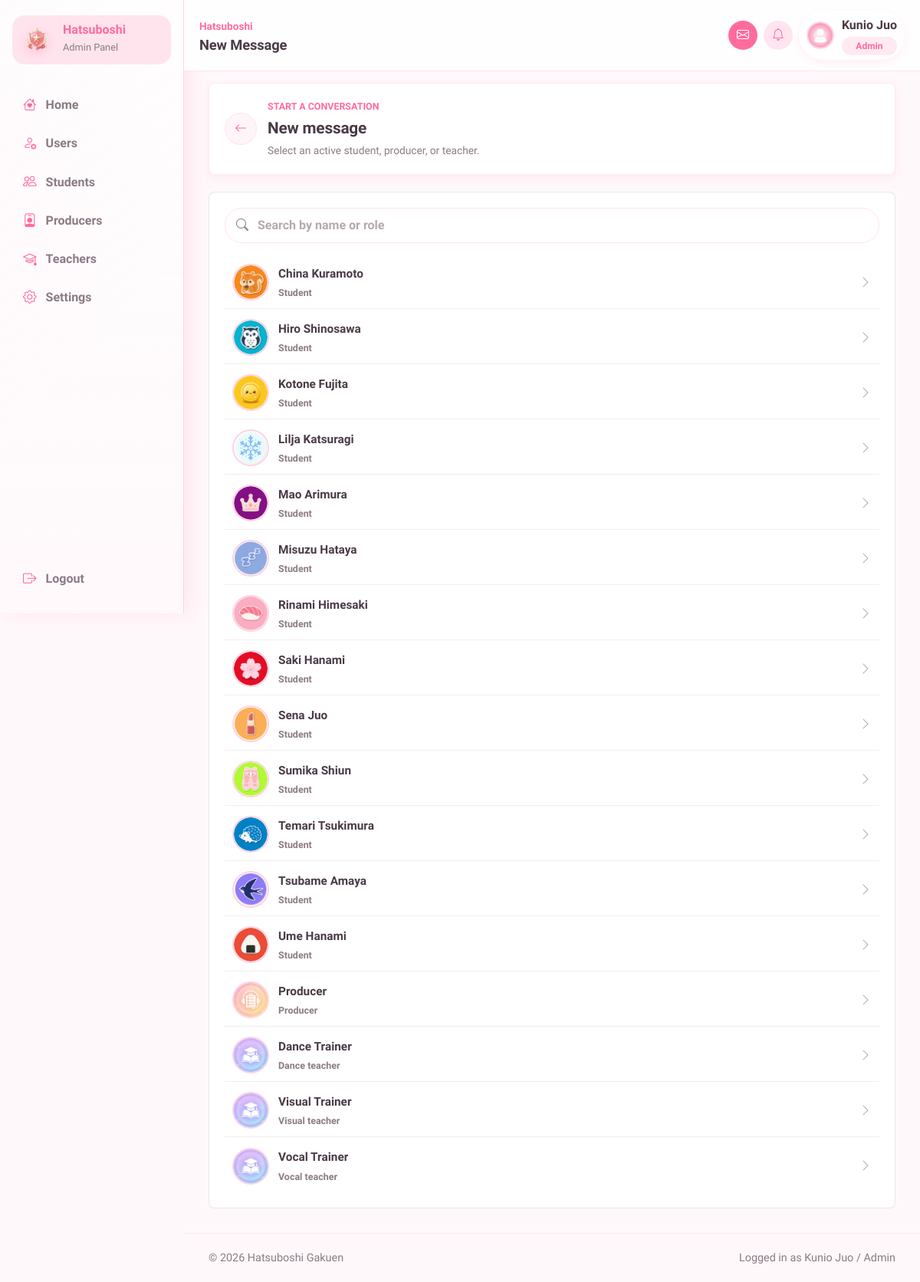
Screenshot of /messages/compose.php (signed in) with the database file from the repository.
### tables this page shows
CREATE TABLE `users` (
  `id` int(11) NOT NULL,
  `username` varchar(50) NOT NULL,
  `password` varchar(255) NOT NULL,
  `role` enum('admin','producer','teacher','student') NOT NULL,
  `avatar` varchar(255) DEFAULT NULL,
  `is_active` tinyint(1) NOT NULL DEFAULT 1,
  `created_at` datetime NOT NULL DEFAULT current_timestamp(),
  `updated_at` datetime NOT NULL DEFAULT current_timestamp() ON UPDATE current_timestamp(),
  `last_login` datetime DEFAULT NULL,
  `theme_primary_color` varchar(20) DEFAULT '#FF6B9D',
  `theme_secondary_color` varchar(20) DEFAULT '#FFB3D1'
);

CREATE TABLE `teachers` (
  `id` int(11) NOT NULL,
  `user_id` int(11) NOT NULL,
  `name` varchar(100) NOT NULL,
  `specialty` enum('vocal','dance','visual') NOT NULL
);

### includes/messages_helpers.php (called while the page is built, shortened)
<?php
function get_message_contacts(PDO $pdo, int $current_user_id): array
{
    $stmt = $pdo->prepare(
        'SELECT
            u.id,
            u.username,
            u.role,
            u.avatar,
            COALESCE(s.name, t.name, u.username) AS display_name,
            t.specialty
         FROM users u
         LEFT JOIN students s ON s.user_id = u.id
         LEFT JOIN teachers t ON t.user_id = u.id
         WHERE u.id <> ?
           AND u.is_active = 1
           AND u.role IN ("student", "producer", "teacher")
         ORDER BY
            FIELD(u.role, "student", "producer", "teacher"),
            display_name'
    );
    $stmt->execute([$current_user_id]);
    return $stmt->fetchAll();
}
function message_avatar_path(?string $avatar, ?string $role): string
{
    $avatar = trim((string) $avatar);
    $role = (string) $role;
    if ($avatar !== '') {
        return $role === 'student'
            ? '/gakumas-sms/assets/images/avatars/idols/' . rawurlencode($avatar)
            : '/gakumas-sms/assets/images/avatars/' . rawurlencode($avatar);
    }
    return match ($role) {
        'producer' => '/gakumas-sms/assets/images/avatars/default_producer.webp',
        'teacher' => '/gakumas-sms/assets/images/avatars/default_teacher.webp',
        default => '/gakumas-sms/assets/images/avatars/default.webp',
    };
}

### messages/compose.php (the view, shortened to what this page needs)
<?php
require_once __DIR__ . '/../config/database.php';
require_once __DIR__ . '/../includes/messages_helpers.php';
$user_id = (int) $_SESSION['id'];
$contacts = get_message_contacts($pdo, $user_id);
require_once __DIR__ . '/../includes/header.php';
require_once __DIR__ . '/../includes/sidebar.php';
?>
<main class="dashboard-main messages-main">
    <section class="message-page-heading">
        <a href="/gakumas-sms/messages/inbox.php" class="message-back-link" aria-label="Back to inbox">
            <i class="bi bi-arrow-left"></i>
        </a>
        <div>
            <p class="dashboard-eyebrow">Start a conversation</p>
            <h2>New message</h2>
            <p>Select an active student, producer, or teacher.</p>
        </div>
    </section>
    <section class="compose-panel">
        <label class="messages-search-field compose-search" for="recipientSearch">
            <i class="bi bi-search" aria-hidden="true"></i>
            <input
                type="search"
                id="recipientSearch"
                placeholder="Search by name or role"
                autocomplete="off"
                data-recipient-search
            >
        </label>
        <?php if (empty($contacts)): ?>
            <div class="messages-empty-state">
                <i class="bi bi-person-x"></i>
                <h3>No users available</h3>
                <p>There are no active users you can message.</p>
            </div>
        <?php else: ?>
            <div class="recipient-list" aria-label="Available users">
                <?php foreach ($contacts as $contact): ?>
                    <?php
                    $contact_detail = $contact['role'] === 'teacher' && !empty($contact['specialty'])
                        ? ucfirst((string) $contact['specialty']) . ' teacher'
                        : ucfirst((string) $contact['role']);
                    ?>
                    <form
                        method="post"
                        class="recipient-row"
                        data-recipient-row
                        data-recipient-search="<?= htmlspecialchars(
                            strtolower($contact['display_name'] . ' ' . $contact_detail),
                            ENT_QUOTES,
                            'UTF-8'
                        ) ?>"
                    >
                        <img
                            src="<?= htmlspecialchars(
                                message_avatar_path($contact['avatar'], $contact['role']),
                                ENT_QUOTES,
                                'UTF-8'
                            ) ?>"
                            alt=""
                            class="conversation-avatar"
                        >
                        <button type="submit" class="recipient-select-button">
                            <span>
                                <strong><?= htmlspecialchars($contact['display_name'], ENT_QUOTES, 'UTF-8') ?></strong>
                                <small><?= htmlspecialchars($contact_detail, ENT_QUOTES, 'UTF-8') ?></small>
                            </span>
                            <i class="bi bi-chevron-right"></i>
                        </button>
                    </form>
                <?php endforeach; ?>
            </div>
        <?php endif; ?>
    </section>
</main>
<?php require_once __DIR__ . '/../includes/footer.php'; ?>

### assets/css/theme.css (style rules this page uses)
:root { --primary-pink: #FF6B9D; --primary-pink-light: #FFB3D1; --primary-pink-pale: #FFF0F5; --accent-gold: #FFD700; --vocal-color: #FF6B9D; --dance-color: #6BB6FF; --visual-color: #FFD454; --text-primary: #4A3B47; --text-secondary: #8B7B85; --text-muted: #B5A8B0; --bg-page: #FFF8FB; --bg-card: #FFFFFF; --bg-soft: #FFF0F5; --bg-overlay: rgba(255, 240, 245, 0.85); --success: #7DD87D; --warning: #FFAB54; --error: #FF6B6B; --info: #6BB6FF; --primary: var(--primary-pink); --secondary: var(--primary-pink-light); --shadow-soft: 0 4px 12px rgba(255, 107, 157, 0.10); --shadow-medium: 0 6px 20px rgba(255, 107, 157, 0.15); --shadow-strong: 0 10px 30px rgba(255, 107, 157, 0.20); --radius-sm: 8px; --radius-md: 16px; --radius-lg: 24px; --radius-pill: 9999px; --space-1: 4px; --space-2: 8px; --space-3: 12px; --space-4: 16px; --space-5: 24px; --space-6: 32px; --space-7: 48px; --transition: 0.2s ease; }
body { font-family: 'M PLUS Rounded 1c', 'Quicksand', sans-serif; background: var(--bg-page); color: var(--text-primary); line-height: 1.6; -webkit-font-smoothing: antialiased; -moz-osx-font-smoothing: grayscale; }
h1, h2, h3, h4, h5, h6 { font-family: 'M PLUS Rounded 1c', sans-serif; font-weight: 700; color: var(--text-primary); letter-spacing: -0.01em; }
h2 { font-size: 1.625rem; margin-bottom: var(--space-4); }
a { color: var(--primary); text-decoration: none; transition: color var(--transition); }

### assets/css/pages/dashboard.css (style rules this page uses)
.dashboard-main { margin-left: 240px; padding: 108px 32px 32px; }
.dashboard-eyebrow { margin: 0 0 6px; color: var(--primary); font-size: 0.78rem; font-weight: 800; letter-spacing: 0; text-transform: uppercase; }

### assets/css/pages/messages.css (style rules this page uses)
.messages-main { display: grid; gap: 22px; }
.messages-search-field { flex: 1 1 320px; display: flex; align-items: center; gap: 10px; min-height: 46px; max-width: 520px; padding: 0 14px; border: 1px solid color-mix(in srgb, var(--primary) 18%, white); border-radius: var(--radius-pill); background: white; color: var(--text-secondary); }
.messages-search-field input { width: 100%; min-width: 0; border: 0; outline: 0; background: transparent; color: var(--text-primary); font: inherit; font-weight: 700; }
.messages-search-field input::placeholder { color: var(--text-muted); }
.conversation-avatar { width: 52px; height: 52px; border: 2px solid color-mix(in srgb, var(--primary) 30%, transparent); border-radius: 50%; object-fit: cover; }
.message-page-heading, .conversation-header { display: flex; align-items: center; gap: 14px; padding: 20px; border: 1px solid color-mix(in srgb, var(--primary) 14%, white); border-radius: 8px; background: var(--bg-card); box-shadow: var(--shadow-soft); }
.message-page-heading h2, .conversation-header h2 { margin: 0; color: var(--text-primary); font-size: 1.3rem; }
.message-page-heading p:not(.dashboard-eyebrow), .conversation-header p { margin: 5px 0 0; color: var(--text-secondary); font-size: 0.86rem; }
.message-back-link { display: inline-flex; width: 42px; height: 42px; flex: 0 0 42px; align-items: center; justify-content: center; border: 1px solid color-mix(in srgb, var(--primary) 18%, white); border-radius: 50%; background: color-mix(in srgb, var(--primary) 7%, white); color: var(--primary); text-decoration: none; }
.compose-panel { display: grid; gap: 18px; padding: 20px; border: 1px solid rgba(74, 59, 71, 0.12); border-radius: 8px; background: var(--bg-card); }
.compose-search { max-width: none; }
.recipient-list { display: grid; gap: 4px; }
.recipient-row { display: grid; grid-template-columns: 48px minmax(0, 1fr); gap: 12px; align-items: center; min-height: 68px; padding: 9px 10px; border-bottom: 1px solid rgba(74, 59, 71, 0.08); }
.recipient-row:last-child { border-bottom: 0; }
.recipient-row .conversation-avatar { width: 48px; height: 48px; }
.recipient-select-button { display: flex; min-width: 0; min-height: 48px; align-items: center; justify-content: space-between; gap: 16px; padding: 0; border: 0; background: transparent; color: var(--text-primary); text-align: left; }
.recipient-select-button span { display: grid; min-width: 0; }
.recipient-select-button strong { overflow: hidden; font-size: 0.96rem; text-overflow: ellipsis; white-space: nowrap; }
.recipient-select-button small { margin-top: 3px; color: var(--text-secondary); font-size: 0.78rem; font-weight: 700; }
.recipient-select-button > i { color: var(--text-muted); }

### rows the page displays
users: avatar+role (picture), display_name "China Kuramoto", role "Student"
users: avatar+role (picture), display_name "Hiro Shinosawa", role "Student"
users: avatar+role (picture), display_name "Kotone Fujita", role "Student"
users: avatar+role (picture), display_name "Lilja Katsuragi", role "Student"
users: avatar+role (picture), display_name "Mao Arimura", role "Student"
users: avatar+role (picture), display_name "Misuzu Hataya", role "Student"
users: avatar+role (picture), display_name "Rinami Himesaki", role "Student"
users: avatar+role (picture), display_name "Saki Hanami", role "Student"
users: avatar+role (picture), display_name "Sena Juo", role "Student"
users: avatar+role (picture), display_name "Sumika Shiun", role "Student"
users: avatar+role (picture), display_name "Temari Tsukimura", role "Student"
users: avatar+role (picture), display_name "Tsubame Amaya", role "Student"
users: avatar+role (picture), display_name "Ume Hanami", role "Student"
users: avatar+role (placeholder picture), display_name "Producer", role "Producer"
teachers: user.role (placeholder picture), display_name "Dance Trainer", contact_detail "Dance teacher"
teachers: user.role (placeholder picture), display_name "Visual Trainer", contact_detail "Visual teacher"
teachers: user.role (placeholder picture), display_name "Vocal Trainer", contact_detail "Vocal teacher"

### other values shown
$page_title "New Message"
$username "Kunio Juo"
$role_label "Admin"
$panel_label "Admin Panel"
$item['label'] "Home"
$item['label'] "Users"
$item['label'] "Students"
$item['label'] "Producers"
$item['label'] "Teachers"
$item['label'] "Settings"
$_SESSION['user_name'] "Kunio Juo"
$_SESSION['role'] "Admin"
